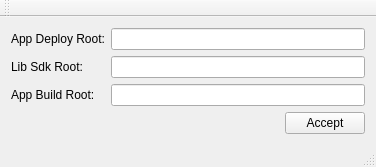
<?xml version="1.0" encoding="UTF-8"?>
<ui version="4.0">
 <class>MainWindow</class>
 <widget class="QMainWindow" name="MainWindow">
  <property name="geometry">
   <rect>
    <x>0</x>
    <y>0</y>
    <width>376</width>
    <height>141</height>
   </rect>
  </property>
  <property name="windowTitle">
   <string>MainWindow</string>
  </property>
  <widget class="QWidget" name="centralWidget">
   <layout class="QGridLayout" name="gridLayout">
    <item row="0" column="0">
     <widget class="QLabel" name="label">
      <property name="text">
       <string>App Deploy Root:</string>
      </property>
     </widget>
    </item>
    <item row="1" column="0">
     <widget class="QLabel" name="label_2">
      <property name="text">
       <string>Lib Sdk Root:</string>
      </property>
     </widget>
    </item>
    <item row="2" column="0">
     <widget class="QLabel" name="label_3">
      <property name="text">
       <string>App Build Root:</string>
      </property>
     </widget>
    </item>
    <item row="3" column="2">
     <widget class="QPushButton" name="pushButton">
      <property name="text">
       <string>Accept</string>
      </property>
     </widget>
    </item>
    <item row="2" column="1" colspan="2">
     <widget class="QLineEdit" name="lineEdit_3"/>
    </item>
    <item row="1" column="1" colspan="2">
     <widget class="QLineEdit" name="lineEdit_2"/>
    </item>
    <item row="0" column="1" colspan="2">
     <widget class="QLineEdit" name="lineEdit"/>
    </item>
    <item row="3" column="1">
     <spacer name="horizontalSpacer">
      <property name="orientation">
       <enum>Qt::Horizontal</enum>
      </property>
      <property name="sizeHint" stdset="0">
       <size>
        <width>40</width>
        <height>20</height>
       </size>
      </property>
     </spacer>
    </item>
   </layout>
  </widget>
  <widget class="QMenuBar" name="menuBar">
   <property name="geometry">
    <rect>
     <x>0</x>
     <y>0</y>
     <width>376</width>
     <height>17</height>
    </rect>
   </property>
  </widget>
  <widget class="QToolBar" name="mainToolBar">
   <attribute name="toolBarArea">
    <enum>TopToolBarArea</enum>
   </attribute>
   <attribute name="toolBarBreak">
    <bool>false</bool>
   </attribute>
  </widget>
  <widget class="QStatusBar" name="statusBar"/>
 </widget>
 <layoutdefault spacing="6" margin="11"/>
 <resources/>
 <connections/>
</ui>
